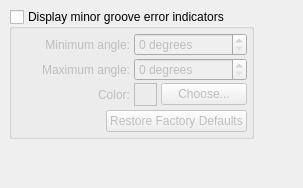
         <widget class="QWidget" name="DnaErrorIndicators" >
          <layout class="QGridLayout" >
           <property name="margin" >
            <number>9</number>
           </property>
           <property name="spacing" >
            <number>6</number>
           </property>
           <item row="0" column="1" >
            <spacer>
             <property name="orientation" >
              <enum>Qt::Horizontal</enum>
             </property>
             <property name="sizeHint" >
              <size>
               <width>40</width>
               <height>20</height>
              </size>
             </property>
            </spacer>
           </item>
           <item row="0" column="0" >
            <layout class="QVBoxLayout" >
             <property name="margin" >
              <number>0</number>
             </property>
             <property name="spacing" >
              <number>6</number>
             </property>
             <item>
              <widget class="QGroupBox" name="dnaDisplayMinorGrooveErrorGroupBox" >
               <property name="title" >
                <string>Display minor groove error indicators</string>
               </property>
               <property name="checkable" >
                <bool>true</bool>
               </property>
               <property name="checked" >
                <bool>false</bool>
               </property>
               <layout class="QGridLayout" >
                <property name="margin" >
                 <number>4</number>
                </property>
                <property name="spacing" >
                 <number>4</number>
                </property>
                <item row="0" column="0" >
                 <layout class="QVBoxLayout" >
                  <property name="margin" >
                   <number>0</number>
                  </property>
                  <property name="spacing" >
                   <number>2</number>
                  </property>
                  <item>
                   <widget class="QLabel" name="label_15" >
                    <property name="sizePolicy" >
                     <sizepolicy>
                      <hsizetype>1</hsizetype>
                      <vsizetype>5</vsizetype>
                      <horstretch>0</horstretch>
                      <verstretch>0</verstretch>
                     </sizepolicy>
                    </property>
                    <property name="text" >
                     <string>Minimum angle:</string>
                    </property>
                    <property name="alignment" >
                     <set>Qt::AlignRight|Qt::AlignTrailing|Qt::AlignVCenter</set>
                    </property>
                   </widget>
                  </item>
                  <item>
                   <widget class="QLabel" name="label_16" >
                    <property name="sizePolicy" >
                     <sizepolicy>
                      <hsizetype>1</hsizetype>
                      <vsizetype>5</vsizetype>
                      <horstretch>0</horstretch>
                      <verstretch>0</verstretch>
                     </sizepolicy>
                    </property>
                    <property name="text" >
                     <string>Maximum angle:</string>
                    </property>
                    <property name="alignment" >
                     <set>Qt::AlignRight|Qt::AlignTrailing|Qt::AlignVCenter</set>
                    </property>
                   </widget>
                  </item>
                  <item>
                   <widget class="QLabel" name="bg1_color_lbl_3" >
                    <property name="text" >
                     <string>Color:</string>
                    </property>
                    <property name="alignment" >
                     <set>Qt::AlignRight|Qt::AlignTrailing|Qt::AlignVCenter</set>
                    </property>
                   </widget>
                  </item>
                 </layout>
                </item>
                <item row="0" column="1" >
                 <layout class="QVBoxLayout" >
                  <property name="margin" >
                   <number>0</number>
                  </property>
                  <property name="spacing" >
                   <number>2</number>
                  </property>
                  <item>
                   <widget class="QSpinBox" name="dnaMinGrooveAngleSpinBox" >
                    <property name="suffix" >
                     <string> degrees</string>
                    </property>
                    <property name="maximum" >
                     <number>179</number>
                    </property>
                    <property name="value" >
                     <number>0</number>
                    </property>
                   </widget>
                  </item>
                  <item>
                   <widget class="QSpinBox" name="dnaMaxGrooveAngleSpinBox" >
                    <property name="suffix" >
                     <string> degrees</string>
                    </property>
                    <property name="maximum" >
                     <number>179</number>
                    </property>
                    <property name="value" >
                     <number>0</number>
                    </property>
                   </widget>
                  </item>
                  <item>
                   <layout class="QHBoxLayout" >
                    <property name="margin" >
                     <number>0</number>
                    </property>
                    <property name="spacing" >
                     <number>4</number>
                    </property>
                    <item>
                     <widget class="QFrame" name="dnaGrooveIndicatorColorFrame" >
                      <property name="minimumSize" >
                       <size>
                        <width>23</width>
                        <height>23</height>
                       </size>
                      </property>
                      <property name="maximumSize" >
                       <size>
                        <width>23</width>
                        <height>23</height>
                       </size>
                      </property>
                      <property name="frameShape" >
                       <enum>QFrame::Box</enum>
                      </property>
                      <property name="frameShadow" >
                       <enum>QFrame::Plain</enum>
                      </property>
                     </widget>
                    </item>
                    <item>
                     <widget class="QPushButton" name="dnaGrooveIndicatorColorButton" >
                      <property name="text" >
                       <string>Choose...</string>
                      </property>
                      <property name="autoDefault" >
                       <bool>false</bool>
                      </property>
                     </widget>
                    </item>
                   </layout>
                  </item>
                 </layout>
                </item>
                <item row="1" column="0" colspan="2" >
                 <layout class="QHBoxLayout" >
                  <property name="margin" >
                   <number>0</number>
                  </property>
                  <property name="spacing" >
                   <number>4</number>
                  </property>
                  <item>
                   <spacer>
                    <property name="orientation" >
                     <enum>Qt::Horizontal</enum>
                    </property>
                    <property name="sizeHint" >
                     <size>
                      <width>40</width>
                      <height>20</height>
                     </size>
                    </property>
                   </spacer>
                  </item>
                  <item>
                   <widget class="QPushButton" name="dnaMinorGrooveRestoreFactoryDefaultsPushButton" >
                    <property name="text" >
                     <string>Restore Factory Defaults</string>
                    </property>
                    <property name="autoDefault" >
                     <bool>false</bool>
                    </property>
                   </widget>
                  </item>
                 </layout>
                </item>
               </layout>
              </widget>
             </item>
             <item>
              <spacer>
               <property name="orientation" >
                <enum>Qt::Vertical</enum>
               </property>
               <property name="sizeHint" >
                <size>
                 <width>20</width>
                 <height>40</height>
                </size>
               </property>
              </spacer>
             </item>
            </layout>
           </item>
          </layout>
         </widget>
